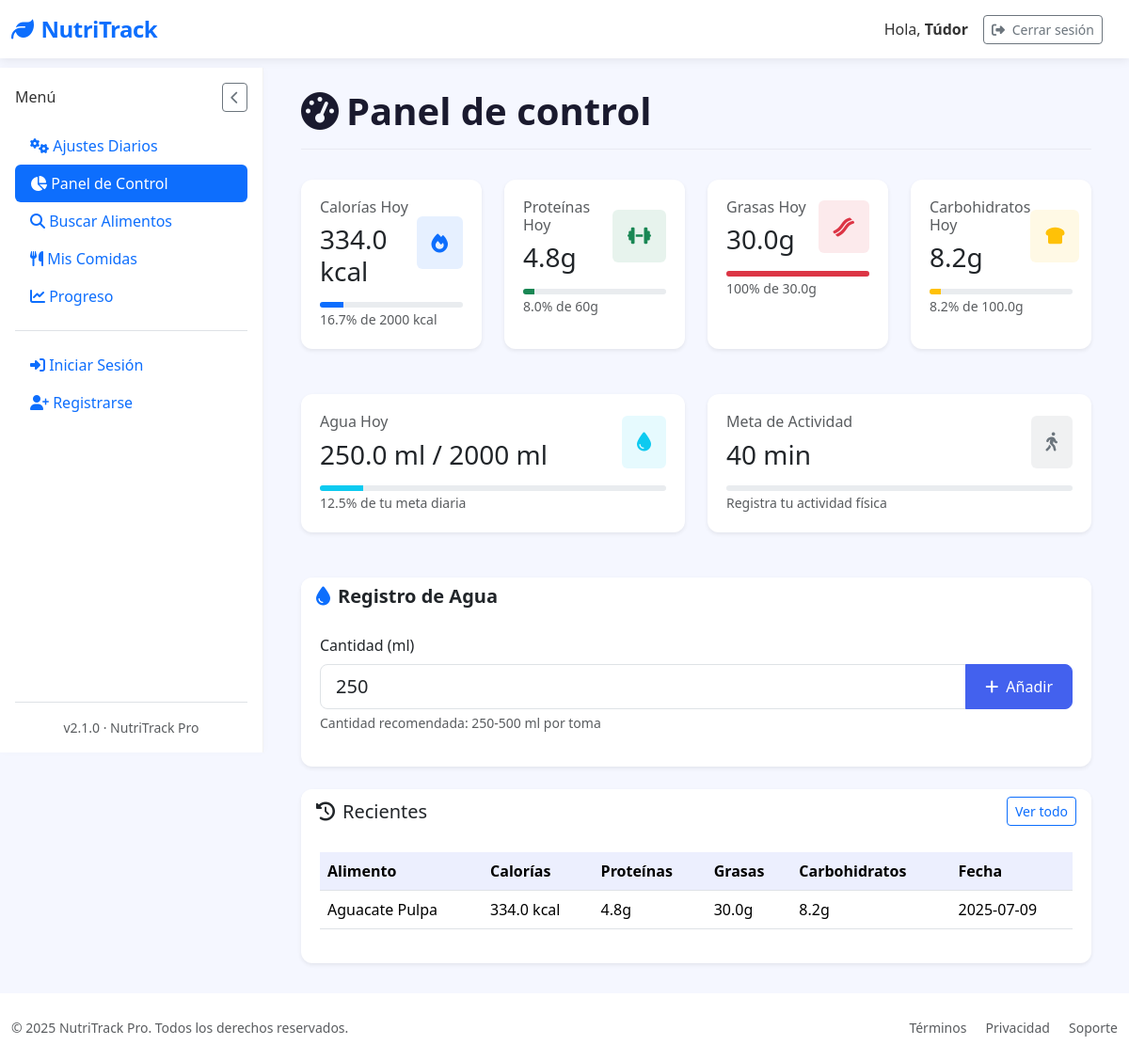
Screenshot of /dashboard (signed in) with the database file from the repository.
### tables this page shows
CREATE TABLE "loggin" (
	"id"	INTEGER,
	"username"	TEXT NOT NULL,
	"password"	TEXT,
	"email"	TEXT, google_id TEXT,
	PRIMARY KEY("id" AUTOINCREMENT)
);

CREATE TABLE "user_goals" (
	"user_id"	INTEGER,
	"daily_calories"	INTEGER DEFAULT 2000,
	"daily_proteins"	INTEGER DEFAULT 50,
	"daily_water"	INTEGER DEFAULT 2,
	"daily_activity"	INTEGER, calories_consumed REAL DEFAULT 0, proteins_consumed REAL DEFAULT 0, fats_consumed REAL DEFAULT 0, carbs_consumed REAL DEFAULT 0, created_at TEXT, updated_at TEXT, water_consumed REAL DEFAULT 0, daily_fats REAL DEFAULT 60, daily_carbs REAL DEFAULT 60,
	PRIMARY KEY("user_id"),
	FOREIGN KEY("user_id") REFERENCES "loggin"("id")
);

CREATE TABLE "food_entries" (
	"id"	INTEGER,
	"user_id"	INTEGER NOT NULL,
	"food_name"	TEXT NOT NULL,
	"calories"	REAL,
	"proteins"	REAL,
	"fats"	REAL,
	"carbs"	REAL,
	"date"	TIMESTAMP DEFAULT CURRENT_TIMESTAMP,
	"created_at"	TEXT,
	PRIMARY KEY("id" AUTOINCREMENT),
	FOREIGN KEY("user_id") REFERENCES "loggin"("id")
);

### app/controllers/DashboardController.py (the view)
@app.route('/dashboard')
@login_required
def dashboard():
    with get_db_cursor() as cur:
        cur.execute("SELECT * FROM user_goals WHERE user_id = ?", (current_user.id,))
        goals = cur.fetchone() or {
            'daily_calories': 2000,
            'daily_proteins': 50,
            'daily_water': 2,
            'daily_fats': 60,
            'daily_carbs': 250,
            'daily_activity': 30,
            'water_consumed': 0
        }
        if not isinstance(goals, dict):
            goals = dict(goals)
        cur.execute("""
            SELECT SUM(calories) as calories,
                   SUM(proteins) as proteins,
                   SUM(fats) as fats,
                   SUM(carbs) as carbs
            FROM food_entries
            WHERE user_id = ? AND date(date) = date('now')
        """, (current_user.id,))
        today_stats = cur.fetchone() or {'calories': 0, 'proteins': 0, 'fats': 0, 'carbs': 0}
        if not isinstance(today_stats, dict):
            today_stats = dict(today_stats)
        today_calories = today_stats.get('calories') or 0
        today_proteins = today_stats.get('proteins') or 0
        today_fats = today_stats.get('fats') or 0
        today_carbs = today_stats.get('carbs') or 0
        cur.execute("""
            SELECT food_name, calories, proteins, fats, carbs, date
            FROM food_entries
            WHERE user_id = ?
            ORDER BY date DESC, created_at DESC
            LIMIT 5
        """, (current_user.id,))
        recent_foods = cur.fetchall()
    daily_calories = goals.get('daily_calories', 2000) or 2000
    daily_proteins = goals.get('daily_proteins', 50) or 50
    daily_fats = goals.get('daily_fats', 60) or 60
    daily_carbs = goals.get('daily_carbs', 250) or 250
    daily_water_ml = (goals.get('daily_water', 2) or 2) * 1000 # Convertir litros a ml para el cálculo
    water_consumed_ml = goals.get('water_consumed', 0) or 0 # Obtener el agua consumida
    calories_percentage = min(100, (today_calories / daily_calories) * 100)
    proteins_percentage = min(100, (today_proteins / daily_proteins) * 100)
    fats_percentage = min(100, (today_fats / daily_fats) * 100)
    carbs_percentage = min(100, (today_carbs / daily_carbs) * 100)
    water_percentage = min(100, (water_consumed_ml / daily_water_ml) * 100) if daily_water_ml > 0 else 0
    return render_template('Dashboard/dashboard.html',
        goals=goals,
        today_stats=today_stats,
        recent_foods=recent_foods,
        calories_percentage=round(calories_percentage, 1),
        proteins_percentage=round(proteins_percentage, 1),
        fats_percentage=round(fats_percentage, 1),
        carbs_percentage=round(carbs_percentage, 1),
        water_percentage=round(water_percentage, 1),
        water_consumed_ml=water_consumed_ml
    )

### app/templates/Dashboard/dashboard.html (shortened to what this page needs)
{% extends "base.html" %}
{% block section %}
<div class="page-header d-flex justify-content-between align-items-center">
  <h1 class="page-title">
    <i class="fas fa-tachometer-alt me-2"></i>Panel de control
  </h1>
</div>
<div class="row">
  <div class="col-xl-3 col-md-6 mb-4">
    <div class="card border-0 shadow-sm h-100">
      <div class="card-body">
        <div class="d-flex justify-content-between align-items-center">
          <div>
            <h6 class="fw-medium text-muted mb-2">Calorías Hoy</h6>
            <h3 class="mb-0">{{ today_stats.calories|default(0) }} kcal</h3>
          </div>
          <div class="bg-primary bg-opacity-10 p-3 rounded">
            <i class="fas fa-fire text-primary fa-lg"></i>
          </div>
        </div>
        <div class="mt-3">
          <div class="progress" style="height: 6px;">
            <div class="progress-bar bg-primary" style="width: {{ calories_percentage }}%"></div>
          </div>
          <small class="text-muted">{{ calories_percentage }}% de {{ goals.daily_calories|default(0) }} kcal</small>
        </div>
      </div>
    </div>
  </div>
  <div class="col-xl-3 col-md-6 mb-4">
    <div class="card border-0 shadow-sm h-100">
      <div class="card-body">
        <div class="d-flex justify-content-between align-items-center">
          <div>
            <h6 class="fw-medium text-muted mb-2">Proteínas Hoy</h6>
            <h3 class="mb-0">{{ today_stats.proteins|default(0) }}g</h3>
          </div>
          <div class="bg-success bg-opacity-10 p-3 rounded">
            <i class="fas fa-dumbbell text-success fa-lg"></i>
          </div>
        </div>
        <div class="mt-3">
          <div class="progress" style="height: 6px;">
            <div class="progress-bar bg-success" style="width: {{ proteins_percentage }}%"></div>
          </div>
          <small class="text-muted">{{ proteins_percentage }}% de {{ goals.daily_proteins|default(0) }}g</small>
        </div>
      </div>
    </div>
  </div>
  <div class="col-xl-3 col-md-6 mb-4">
    <div class="card border-0 shadow-sm h-100">
      <div class="card-body">
        <div class="d-flex justify-content-between align-items-center">
          <div>
            <h6 class="fw-medium text-muted mb-2">Grasas Hoy</h6>
            <h3 class="mb-0">{{ today_stats.fats|default(0) }}g</h3>
          </div>
          <div class="bg-danger bg-opacity-10 p-3 rounded">
            <i class="fas fa-bacon text-danger fa-lg"></i>
          </div>
        </div>
        <div class="mt-3">
          <div class="progress" style="height: 6px;">
            <div class="progress-bar bg-danger" style="width: {{ fats_percentage }}%"></div>
          </div>
          <small class="text-muted">{{ fats_percentage }}% de {{ goals.daily_fats|default(0) }}g</small>
        </div>
      </div>
    </div>
  </div>
  <div class="col-xl-3 col-md-6 mb-4">
    <div class="card border-0 shadow-sm h-100">
      <div class="card-body">
        <div class="d-flex justify-content-between align-items-center">
          <div>
            <h6 class="fw-medium text-muted mb-2">Carbohidratos Hoy</h6>
            <h3 class="mb-0">{{ today_stats.carbs|default(0) }}g</h3>
          </div>
          <div class="bg-warning bg-opacity-10 p-3 rounded">
            <i class="fas fa-bread-slice text-warning fa-lg"></i>
          </div>
        </div>
        <div class="mt-3">
          <div class="progress" style="height: 6px;">
            <div class="progress-bar bg-warning" style="width: {{ carbs_percentage }}%"></div>
          </div>
          <small class="text-muted">{{ carbs_percentage }}% de {{ goals.daily_carbs|default(0) }}g</small>
        </div>
      </div>
    </div>
  </div>
</div>
<div class="row mt-4">
  <div class="col-xl-6 col-lg-6 mb-4">
    <div class="card border-0 shadow-sm h-100">
      <div class="card-body">
        <div class="d-flex justify-content-between align-items-center">
          <div>
            <h6 class="fw-medium text-muted mb-2">Agua Hoy</h6>
            <h3 class="mb-0">{{ water_consumed_ml|default(0) }} ml / {{ (goals.daily_water|default(0) * 1000)|round(0) }} ml</h3>
          </div>
          <div class="bg-info bg-opacity-10 p-3 rounded">
            <i class="fas fa-tint text-info fa-lg"></i>
          </div>
        </div>
        <div class="mt-3">
          <div class="progress" style="height: 6px;">
            <div class="progress-bar bg-info" style="width: {{ water_percentage }}%"></div>
          </div>
          <small class="text-muted">{{ water_percentage }}% de tu meta diaria</small>
        </div>
      </div>
    </div>
  </div>
  <div class="col-xl-6 col-lg-6 mb-4">
    <div class="card border-0 shadow-sm h-100">
      <div class="card-body">
        <div class="d-flex justify-content-between align-items-center">
          <div>
            <h6 class="fw-medium text-muted mb-2">Meta de Actividad</h6>
            <h3 class="mb-0">{{ goals.daily_activity|default(0) }} min</h3>
          </div>
          <div class="bg-secondary bg-opacity-10 p-3 rounded">
            <i class="fas fa-walking text-secondary fa-lg"></i>
          </div>
        </div>
        <div class="mt-3">
          <div class="progress" style="height: 6px;">
          </div>
          <small class="text-muted">Registra tu actividad física</small>
        </div>
      </div>
    </div>
  </div>
</div>
<div class="card border-0 shadow-sm mt-4">
  <div class="card-header bg-white border-0">
    <h5 class="mb-0 fw-semibold">
      <i class="fas fa-tint me-2 text-primary"></i>Registro de Agua
    </h5>
  </div>
  <div class="card-body">
    <form id="water-form" method="POST" action="{{ url_for('add_water_intake') }}">
      <div class="mb-3">
        <label for="water-quantity" class="form-label fw-medium">Cantidad (ml)</label>
        <div class="input-group">
          <input
            type="number"
            min="50"
            max="1000"
            step="50"
            id="water-quantity"
            name="water-quantity"
            class="form-control form-control-lg"
            value="250"
            aria-describedby="water-addon"
            required
          >
          <button class="btn btn-primary" type="submit" id="water-addon">
            <i class="fas fa-plus me-1"></i> Añadir
          </button>
        </div>
        <div class="form-text text-muted mt-1">
          Cantidad recomendada: 250-500 ml por toma
        </div>
      </div>
    </form>
  </div>
</div>
<div class="card border-0 shadow-sm mt-4">
  <div class="card-header bg-white border-0 d-flex justify-content-between align-items-center">
    <h5 class="mb-0">
      <i class="fas fa-clock-rotate-left me-2"></i>Recientes
    </h5>
    <a href="{{ url_for('mis_comidas') }}" class="btn btn-sm btn-outline-primary">Ver todo</a>
  </div>
  <div class="card-body">
    {% if recent_foods %}
    <div class="table-responsive">
      <table class="table table-hover">
        <thead>
          <tr>
            <th>Alimento</th>
            <th>Calorías</th>
            <th>Proteínas</th>
            <th>Grasas</th>
            <th>Carbohidratos</th>
            <th>Fecha</th>
          </tr>
        </thead>
        <tbody>
          {% for food in recent_foods %}
          <tr>
            <td>{{ food['food_name'] }}</td>
            <td>{{ food['calories'] }} kcal</td>
            <td>{{ food['proteins'] }}g</td>
            <td>{{ food['fats'] }}g</td>
            <td>{{ food['carbs'] }}g</td>
            <td>{{ food['date'] }}</td>
          </tr>
          {% endfor %}
        </tbody>
      </table>
    </div>
    {% else %}
    <p class="text-muted">No hay alimentos registrados</p>
    {% endif %}
  </div>
</div>
{% endblock %}

### app/templates/base.html (shortened to what this page needs)
<!DOCTYPE html>
<html lang="es" data-bs-theme="light">
<head>
  <link href="https://cdn.jsdelivr.net/npm/bootstrap@5.3.2/dist/css/bootstrap.min.css" rel="stylesheet">
  <link rel="stylesheet" href="https://cdn.jsdelivr.net/npm/bootstrap-icons@1.11.1/font/bootstrap-icons.css">
  <link rel="stylesheet" href="https://cdnjs.cloudflare.com/ajax/libs/font-awesome/6.4.2/css/all.min.css">
  <link href="https://cdn.jsdelivr.net/npm/sweetalert2@11/dist/sweetalert2.min.css" rel="stylesheet">
  <link rel="stylesheet" href="{{ url_for('static', filename='styles/Stylebase.css') }}">
</head>
<body>
  <nav class="navbar navbar-expand-lg navbar-light bg-white">
    <div class="container-fluid">
      <a class="navbar-brand text-primary" href="{{ url_for('logout') }}">
        <i class="fas fa-leaf me-2"></i>NutriTrack
      </a>
      <div class="d-flex align-items-center ms-auto">
        <span class="me-3 d-none d-md-inline">Hola, <strong>{{ current_user.username }}</strong></span>
        <a href="{{ url_for('logout') }}"
          class="btn btn-outline-secondary btn-sm me-3"
          onclick="return confirmLogout(event)">
          <i class="fas fa-sign-out-alt me-1"></i> Cerrar sesión
        </a>
      </div>
    </div>
  </nav>
  <div class="container-fluid flex-grow-1">
    <div class="row h-100 g-0">
      <nav class="sidebar d-flex flex-column p-3" id="sidebar">
        <div class="d-flex justify-content-between align-items-center mb-3">
          <h6 class="sidebar-title mb-0">Menú</h6>
          <button id="closeSidebarBtn" class="btn btn-sm btn-outline-secondary d-lg-block">
            <i class="fas fa-chevron-left"></i>
          </button>
        </div>
        <ul class="nav nav-pills flex-column mb-auto">
          <li>
            <a href="{{ url_for('settings') }}" class="nav-link {% if request.path == url_for('settings') %}active{% endif %}">
              <i class="fas fa-cogs"></i> Ajustes Diarios
            </a>
          </li>
          <li class="nav-item">
            <a href="{{ url_for('dashboard') }}" class="nav-link {% if request.path == url_for('dashboard') %}active{% endif %}">
              <i class="fas fa-chart-pie"></i> Panel de Control
            </a>
          </li>
          <li>
            <a href="{{ url_for('search_food') }}" class="nav-link {% if request.path == url_for('search_food') %}active{% endif %}">
              <i class="fas fa-search"></i> Buscar Alimentos
            </a>
          </li>
          <li>
            <a href="{{ url_for('mis_comidas') }}" class="nav-link {% if request.path == url_for('mis_comidas') %}active{% endif %}">
              <i class="fas fa-utensils"></i> Mis Comidas
            </a>
          </li>
          <li>
            <a href="{{ url_for('progreso') }}" class="nav-link {% if request.path == url_for('progreso') %}active{% endif %}">
              <i class="fas fa-chart-line"></i> Progreso
            </a>
          </li>
          <li class="pt-3 mt-3 border-top">
            {% if session.username %}
            <a href="{{ url_for('logout') }}" class="nav-link">
              <i class="fas fa-sign-out-alt"></i> Cerrar Sesión
            </a>
            {% else %}
            <a href="{{ url_for('login') }}" class="nav-link">
              <i class="fas fa-sign-in-alt"></i> Iniciar Sesión
            </a>
            <a href="{{ url_for('register') }}" class="nav-link">
              <i class="fas fa-user-plus"></i> Registrarse
            </a>
            {% endif %}
          </li>
        </ul>
        <div class="mt-auto pt-3 border-top">
          <div class="text-center small text-muted">
            v2.1.0 · NutriTrack Pro
          </div>
        </div>
      </nav>
      <main class="main-content" id="mainContent">
        {% block section %}{% endblock %}
      </main>
    </div>
  </div>
  <footer class="bg-white py-4 mt-auto">
    <div class="container-fluid">
      <div class="row align-items-center">
        <div class="col-md-6 text-center text-md-start">
          <p class="mb-0 small text-muted">&copy; 2025 NutriTrack Pro. Todos los derechos reservados.</p>
        </div>
        <div class="col-md-6 text-center text-md-end">
          <a href="#" class="text-decoration-none small text-muted me-3">Términos</a>
          <a href="#" class="text-decoration-none small text-muted me-3">Privacidad</a>
          <a href="#" class="text-decoration-none small text-muted">Soporte</a>
        </div>
      </div>
    </div>
  </footer>
</body>
</html>

### rows the page displays
loggin: username "Túdor"
user_goals: daily_calories "2000", daily_proteins "60", daily_fats "30.0", daily_carbs "100.0", water_consumed "250.0", (goals.daily_water|default(0)*1000)|round(0) "2000", daily_activity "40"
food_entries: food_name "Aguacate Pulpa", calories "334.0", proteins "4.8", fats "30.0", carbs "8.2", date "2025-07-09"

### other values shown
{{ today_stats.calories|default(0) }} "334.0"
{{ calories_percentage }} "16.7"
{{ today_stats.proteins|default(0) }} "4.8"
{{ proteins_percentage }} "8.0"
{{ today_stats.fats|default(0) }} "30.0"
{{ fats_percentage }} "100"
{{ today_stats.carbs|default(0) }} "8.2"
{{ carbs_percentage }} "8.2"
{{ water_percentage }} "12.5"
